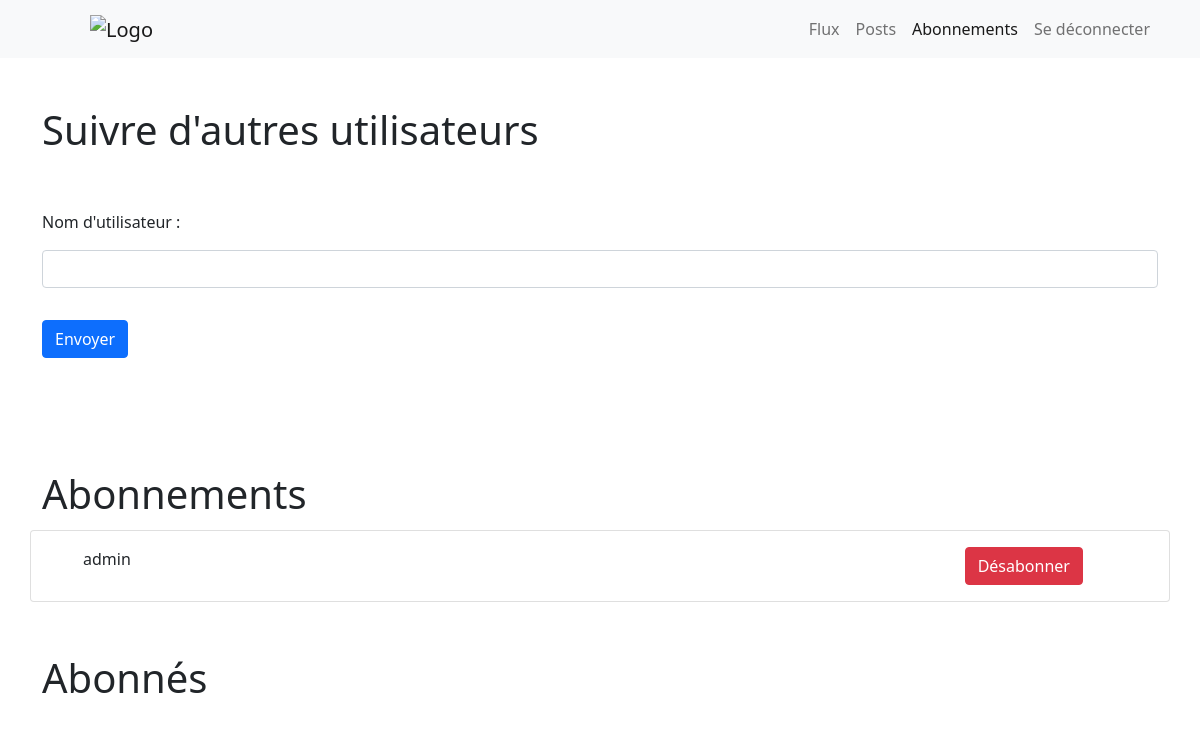
Before: /flux/abonnements (signed in) with the older database file.
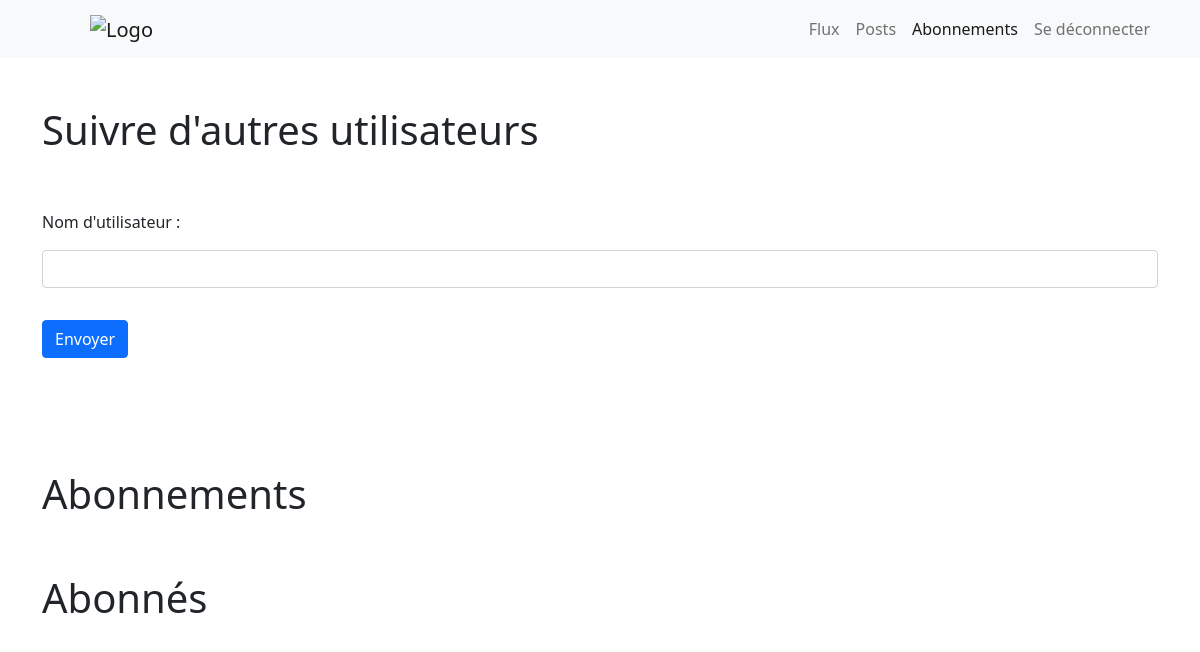
After: the same page with the newer database file.
### flux/models.py (models this page shows)
class UserFollows(models.Model):
    user = models.ForeignKey(to=settings.AUTH_USER_MODEL, on_delete=models.CASCADE, related_name='following')
    followed_user = models.ForeignKey(to=settings.AUTH_USER_MODEL, on_delete=models.CASCADE, related_name='followed_by')
    class Meta:
        unique_together = ('user', 'followed_user', )

### accueil/models.py (models this page shows)
class User(AbstractUser):
    pass

### flux/views.py (the view, shortened to what this page needs)
# urls.py: path('abonnements', views.abonnements, name='abonnements'),
@login_required
def abonnements(request):
    form = AbonnementsForm
    followed_users = UserFollows.objects.filter(user = request.user.id)
    followers = UserFollows.objects.filter(followed_user = request.user.id)
    context = {'form':form, 'followed_users':followed_users, 'followers':followers, 'current_page':'abonnements'}
    return render(request, 'flux/abonnements.html', context)

### flux/templates/flux/abonnements.html (shortened to what this page needs)
{% extends "base_generic.html" %}
{% block content %}
<div class="container my-5">
    <h1> Suivre d'autres utilisateurs</h1>
    <div class="row">
        <div class="col-12">
            <form class='my-5' action="" enctype="multipart/form-data" method="post">
                {{form}}
                <button id = "create-review-submit" type="submit" class="btn btn-primary my-3">Envoyer</button>
            </form>
        </div>
    </div>
</div>
<div class="container my-5">
    <h1>Abonnements</h1>
    <div class="row">
        {% for followed_user in followed_users %}
            <div class="card my-1">
                <div class="card-body">
                    <div class="container">
                        <div class="row">
                            <div class="col-10">{{followed_user.followed_user}}</div>
                            <div class="col-2">
                                <a name="désabonner" id="désabonner" class="btn btn-danger" href="unsubscribe/{{followed_user.id}}" role="button">Désabonner</a>
                            </div>
                        </div>
                    </div>
                </div>
            </div>
        {% endfor %}
    </div>
</div>
<div class="container my-5">
    <h1>Abonnés</h1>
</div>
{% endblock content %}

### templates/base_generic.html (shortened to what this page needs)
<!DOCTYPE html>
<html lang="en">
<head>
    <link href="https://cdn.jsdelivr.net/npm/bootstrap@5.0.2/dist/css/bootstrap.min.css" rel="stylesheet">
    <link rel="stylesheet" href="https://cdn.jsdelivr.net/npm/bootstrap-icons@1.5.0/font/bootstrap-icons.css">
    {% load static %}
</head>
<body>
        <nav class="navbar navbar-expand-lg navbar-light bg-light ">
            <div class="container">
                <a class="navbar-brand w-10" href="{% url 'flux' %}"><img class="w-25 mx-5" src="https://user.oc-static.com/upload/2020/09/18/16004297044411_P7.png" alt="Logo"></a>
                <div class="collapse navbar-collapse justify-content-end" id="navbarNav">
                    <ul class="navbar-nav ">
                    <li class="nav-item">
                        {% if current_page == 'flux' %}
                            <a class="nav-link active" aria-current="page" href={% url 'flux' %}>Flux</a>
                        {% else %}
                            <a class="nav-link" aria-current="page" href={% url 'flux' %}>Flux</a>
                        {% endif %}
                    </li>
                    <li class="nav-item">
                        {% if current_page == 'posts' %}
                            <a class="nav-link active" href={% url 'posts' %}>Posts</a>
                        {% else %}
                            <a class="nav-link" href={% url 'posts' %}>Posts</a>
                        {% endif %}
                    </li>
                    <li class="nav-item">
                        {% if  current_page == 'abonnements' %}
                            <a class="nav-link active" href={% url 'abonnements' %}>Abonnements</a>
                        {% else %}
                            <a class="nav-link" href={% url 'abonnements' %}>Abonnements</a>
                        {% endif %}
                    </li>
                    <li class="nav-item">
                        <a class="nav-link" href={% url 'logout_view'%}>Se déconnecter</a>
                    </li>
                    </ul>
            </div>
            </div>
        </nav>
    {% block content %} {% endblock %}
</body>
</html>

Changed rows visible on the page:
removed UserFollows: followed_user "admin"
